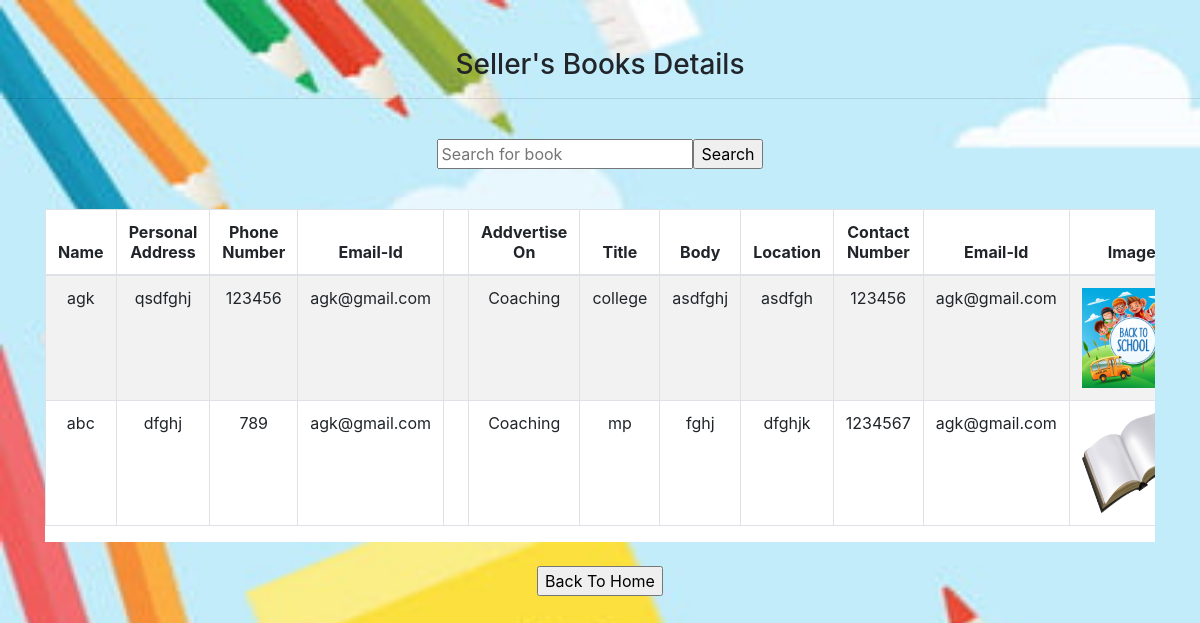
The page /insertadd.php on the database its author committed.
### tables this page shows
CREATE TABLE `addvertise` (
  `id` int(255) NOT NULL,
  `name` varchar(255) NOT NULL,
  `PAddress` varchar(255) NOT NULL,
  `Phno` varchar(255) NOT NULL,
  `Emailid` varchar(255) NOT NULL,
  `AddvertiseOnWhat` varchar(255) NOT NULL,
  `title` varchar(255) NOT NULL,
  `body` varchar(255) NOT NULL,
  `Location` varchar(255) NOT NULL,
  `contact` varchar(255) NOT NULL,
  `AddEmailid` varchar(255) NOT NULL,
  `AddImage` varchar(255) NOT NULL
);

### insertadd.php (the view, shortened to what this page needs)
<?php
$strKeyword = null;
?>
<form name="frmSearch" method="post" action="<?php echo $_SERVER['SCRIPT_NAME'];?>">
<br>
<br>
<center><h3> Seller's Books Details </h3></center>
<hr>
<br>
<center><table width="599" border="0">
<tr>
<input name="txtKeyword" type="text" id="txtKeyword" placeholder="Search for book" value="<?php echo $strKeyword;?>">
<input type="submit" value="Search"></th>
</tr>
</table></center>
<br>
</form>
<?php
	include('conns.php');
$sql = "SELECT * FROM addvertise WHERE title LIKE '%".$strKeyword."%' ";
$query = mysqli_query($conn,$sql);
?>
<div class="container">
<div class="contain">
<div class="table-responsive">
<table class="table table-bordered table-striped table-hover text-center">
<thead>
<th> Name </th>
<th> Personal Address </th>
<th> Phone Number </th>
<th> Email-Id </th>
<th></th>
<th> Addvertise On </th>
<th> Title </th>
<th> Body </th>
<th> Location </th>
<th> Contact Number </th>
<th> Email-Id </th>
<th> Image </th>
</thead>
<?php
while($result=mysqli_fetch_array($query,MYSQLI_ASSOC))
{
?>
<td> <?php echo $result['name']; ?> </td>
<td> <?php echo $result['PAddress']; ?> </td>
<td> <?php echo $result['Phno']; ?> </td>
<td> <?php echo $result['Emailid']; ?> </td>
<td></td>
<td> <?php echo $result['AddvertiseOnWhat']; ?> </td>
<td> <?php echo $result['title']; ?> </td>
<td> <?php echo $result['body']; ?> </td>
<td> <?php echo $result['Location']; ?> </td>
<td> <?php echo $result['contact']; ?> </td>
<td> <?php echo $result['AddEmailid']; ?> </td>
<td> <img src=" <?php echo $result['AddImage']; ?>" height="100px" width="100px"> </td>
<?php
}
?>
</table>
</div>
</div>
<head>
<link rel="stylesheet" href="https://maxcdn.bootstrapcdn.com/bootstrap/4.5.2/css/bootstrap.min.css">
</head>
<body background="images/bg5.jpg">
<br>
<form action="addvertise.php">
<center><input type="submit" name="submit" value="Back To Home"></center>
<br>
</form>
</body>

### insertadd.php (style rules this page uses)
.contain { background: white; }
body { background-repeat: no-repeat; background-size: cover; }

### rows shown on the page
addvertise: name "agk", PAddress "qsdfghj", Phno "123456", Emailid "agk@gmail.com", AddvertiseOnWhat "Coaching", title "college", body "asdfghj", Location "asdfgh", contact "123456", AddEmailid "agk@gmail.com", AddImage (picture)
addvertise: name "abc", PAddress "dfghj", Phno "789", Emailid "agk@gmail.com", AddvertiseOnWhat "Coaching", title "mp", body "fghj", Location "dfghjk", contact "1234567", AddEmailid "agk@gmail.com", AddImage (picture)
